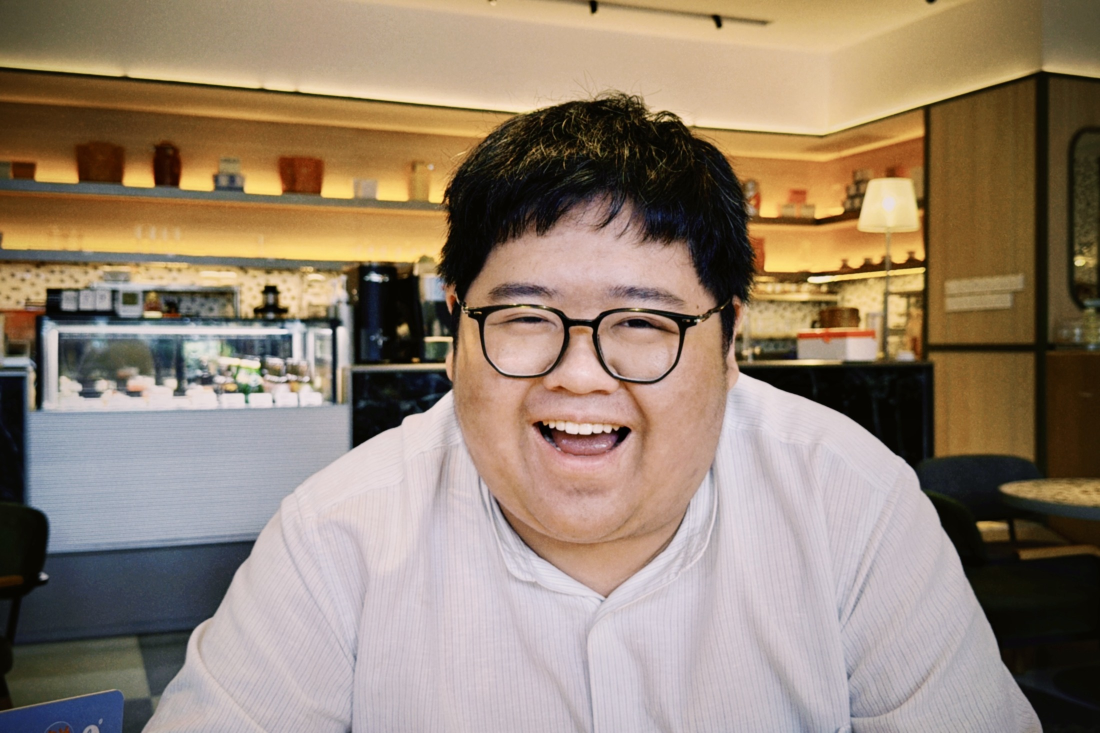
#> input picture assets/portrait.jpg, 2200 x 1466 px (shown at 1/2 size)
$ python make-halftone.py ../assets/portrait.jpg out.png
#> lines starting #> are read from the running program, lines starting #| are printed output that depends on the picture
#!/usr/bin/env python3
"""Turn a photograph into a one-ink halftone PNG (transparent ground).

The dots sit on a screen rotated 45 degrees by default; each dot's radius
follows the local darkness, so the photograph reads at a distance and the
dot grid shows up close. Output has an alpha channel, so it can be laid
over the site's paper colour.
"""

from __future__ import annotations

import argparse
import math
from pathlib import Path

from PIL import Image, ImageDraw, ImageFilter, ImageOps


def hex_rgb(value: str) -> tuple[int, int, int]:
    value = value.lstrip("#")
    return tuple(int(value[i : i + 2], 16) for i in (0, 2, 4))


def parse_crop(value: str | None, width: int, height: int) -> tuple[int, int, int, int]:
    if not value:
        return (0, 0, width, height)
    left, top, right, bottom = (float(part) for part in value.split(","))
    return (
        round(left * width),
        round(top * height),
        round(right * width),
        round(bottom * height),
    )


def make_halftone(
    src: Path,
    out: Path,
    width: int = 1200,
    pitch: float = 12.0,
    angle: float = 45.0,
    ink: str = "#8fa99a",
    crop: str | None = None,
    contrast: float = 1.0,
    gamma: float = 0.85,
    white: float = 0.085,
    fade_left: float = 0.0,
    fade_v: float = 0.0,
    dot: float = 0.74,
    supersample: int = 3,
) -> None:
#> called with width = 1200, pitch = 12, angle = 45, ink = '#8fa99a', contrast = 1, gamma = 0.85, white = 0.085, fade_left = 0
    photo = ImageOps.exif_transpose(Image.open(src)).convert("L")
    photo = photo.crop(parse_crop(crop, *photo.size))

    height = max(1, round(width * photo.height / photo.width))
#> height = 800
    photo = photo.resize((width, height), Image.LANCZOS)
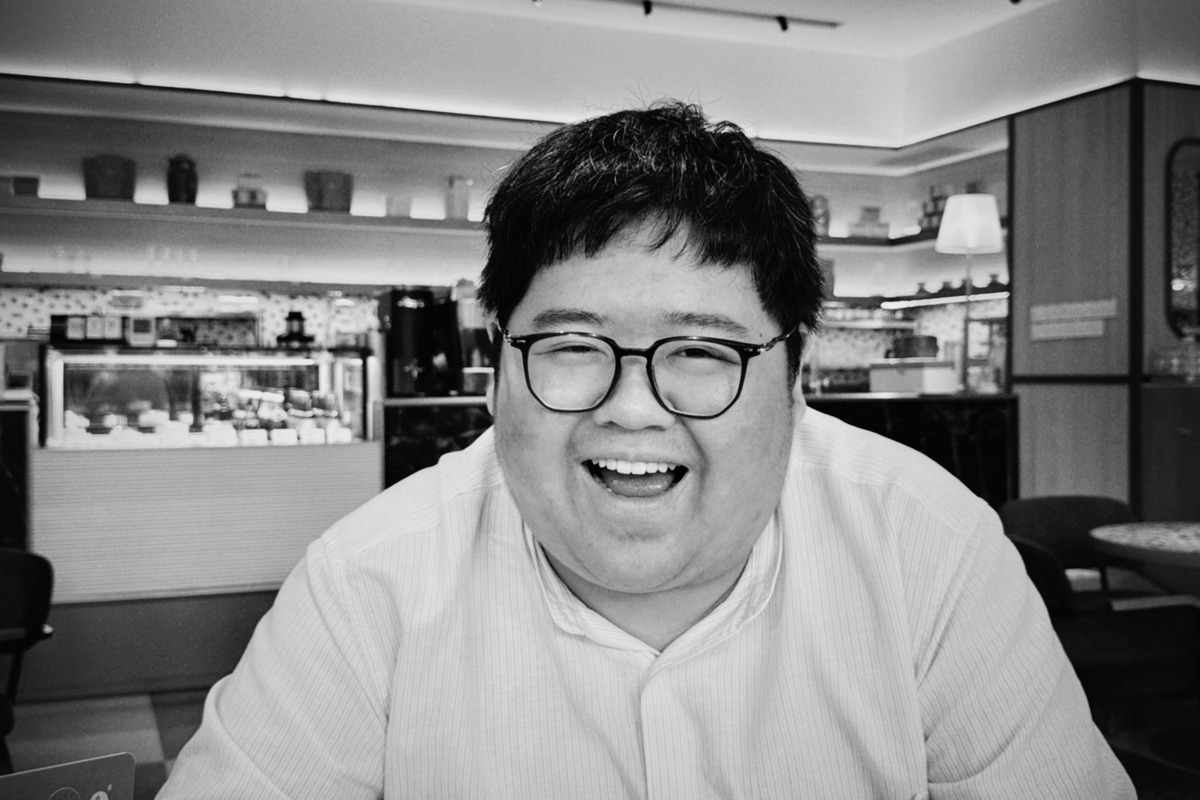
#> photo: PIL image 1200x800 L; min 0, max 237, mean 133.9
    photo = ImageOps.autocontrast(photo, cutoff=1)
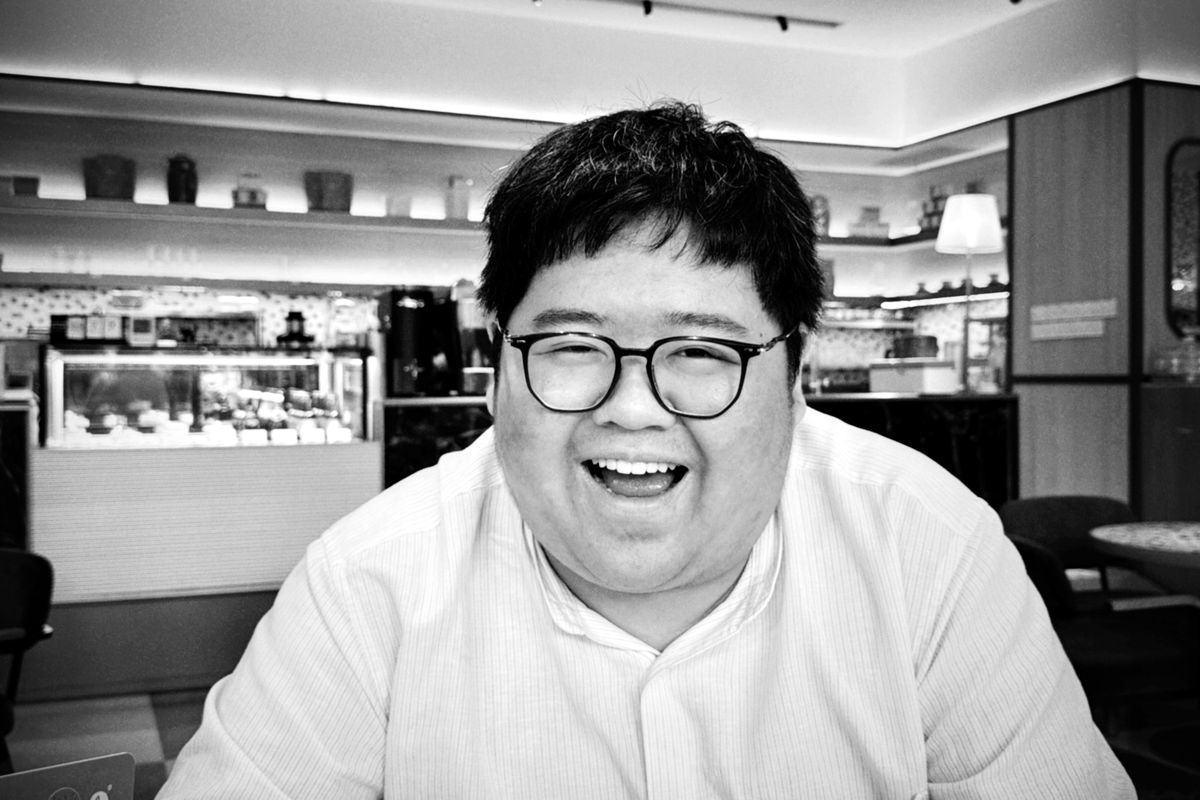
#> photo: PIL image 1200x800 L; min 0, max 255, mean 150.4
    if contrast != 1.0:
        mid = 128
        photo = photo.point(
            lambda v: max(0, min(255, round((v - mid) * contrast + mid)))
        )
    if gamma != 1.0:
        photo = photo.point(lambda v: round(255 * (v / 255) ** gamma))

    # Sample a blurred copy so each dot takes the tone of its whole cell.
    tone = photo.filter(ImageFilter.GaussianBlur(radius=max(1.0, pitch * 0.45)))
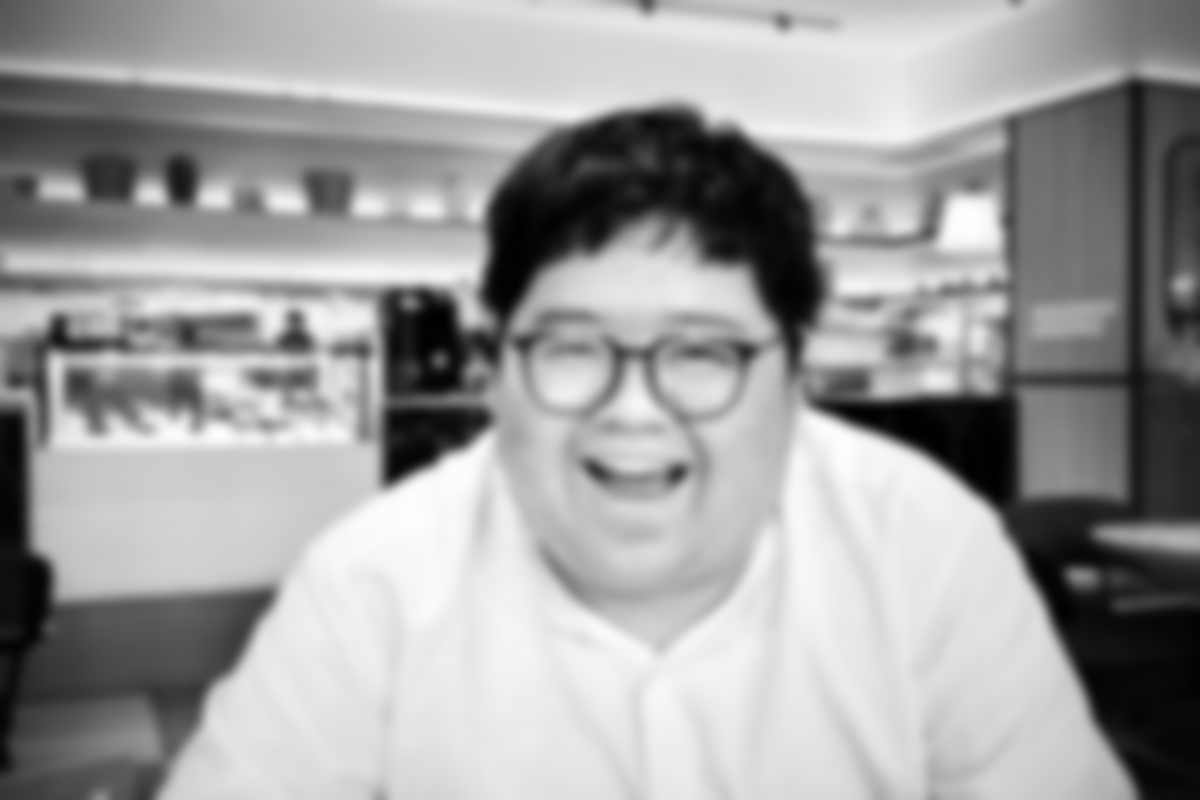
#> tone: PIL image 1200x800 L; min 0, max 255, mean 158.6

    scale = supersample
    canvas = Image.new("RGBA", (width * scale, height * scale), (0, 0, 0, 0))
#> canvas: PIL image 3600x2400 RGBA; every value is 0
    draw = ImageDraw.Draw(canvas)

    theta = math.radians(angle)
    cos_t, sin_t = math.cos(theta), math.sin(theta)
    cell = pitch * scale
    radius_max = cell * dot
    cx, cy = canvas.width / 2, canvas.height / 2
#> cx = 1800; cy = 1200
    steps = int(math.hypot(canvas.width, canvas.height) / cell) + 2
#> steps = 122
    ink_rgba = (*hex_rgb(ink), 255)

    for row in range(-steps, steps + 1):
        for col in range(-steps, steps + 1):
            x = cx + (col * cos_t - row * sin_t) * cell
            y = cy + (col * sin_t + row * cos_t) * cell
            if not (0 <= x < canvas.width and 0 <= y < canvas.height):
                continue

            gx = min(width - 1, max(0, int(x / scale)))
            gy = min(height - 1, max(0, int(y / scale)))
            darkness = 1.0 - tone.getpixel((gx, gy)) / 255.0
            if darkness < white:
                continue

            radius = radius_max * math.sqrt(darkness)
            draw.ellipse(
                (x - radius, y - radius, x + radius, y + radius),
                fill=ink_rgba,
            )

    canvas = canvas.resize((width, height), Image.LANCZOS)
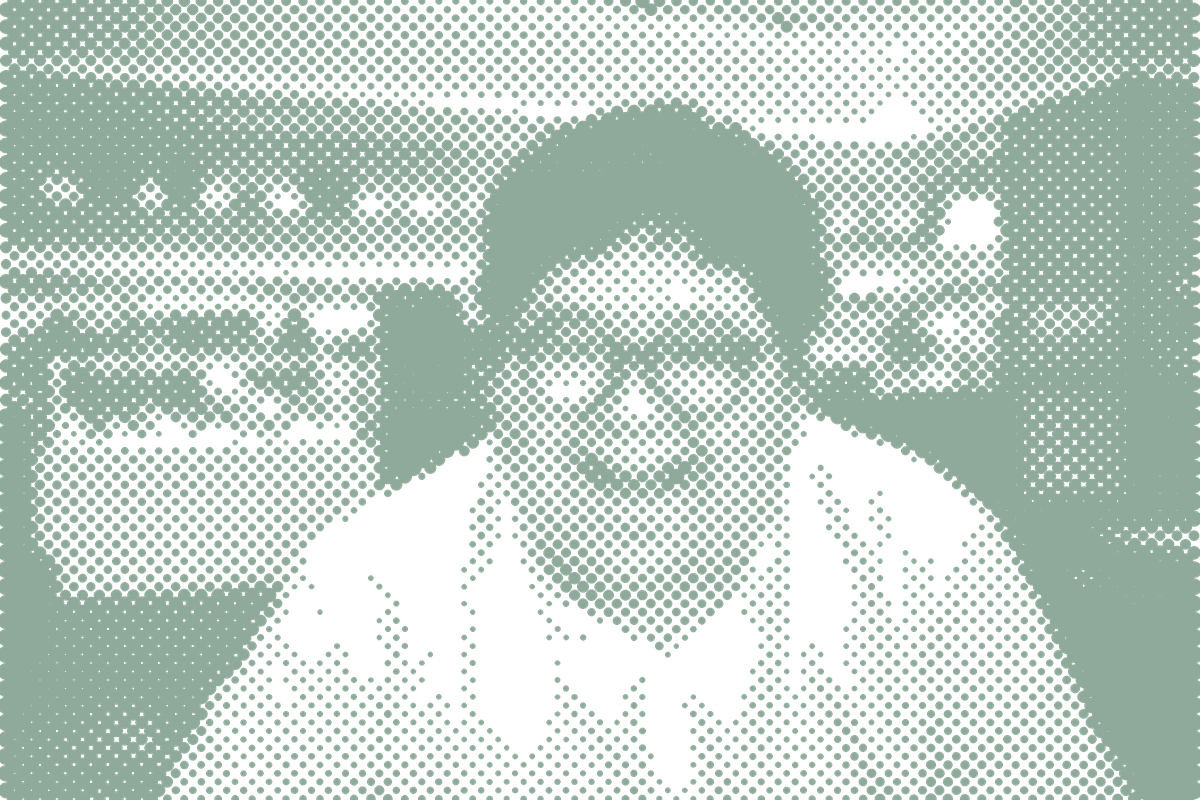
#> canvas: PIL image 1200x800 RGBA; mean R, G, B, A 106.6, 124.4, 114.6, 142.8; transparent parts drawn white

    if fade_left > 0 or fade_v > 0:
        import numpy as np

        pixels = np.asarray(canvas).astype(np.float32)
        rows, cols = pixels.shape[:2]
        xs = np.linspace(0.0, 1.0, cols, dtype=np.float32)[None, :]
        ys = np.linspace(0.0, 1.0, rows, dtype=np.float32)[:, None]

        def smooth(t):
            t = np.clip(t, 0.0, 1.0)
            return t * t * (3.0 - 2.0 * t)

        fade = np.ones((rows, cols), dtype=np.float32)
        if fade_left > 0:
            fade *= smooth(xs / fade_left)
        if fade_v > 0:
            fade *= smooth(np.minimum(ys, 1.0 - ys) / fade_v)
        pixels[:, :, 3] *= fade
        canvas = Image.fromarray(pixels.clip(0, 255).astype(np.uint8), "RGBA")

    out.parent.mkdir(parents=True, exist_ok=True)
    if out.suffix.lower() == ".webp":
        canvas.save(out, "WEBP", quality=86, method=6)
    else:
        canvas.save(out, optimize=True)
    print(f"{out}  {canvas.width}x{canvas.height}  pitch={pitch}  ink={ink}")
#| out.png  1200x800  pitch=12.0  ink=#8fa99a


def main() -> None:
    parser = argparse.ArgumentParser(description=__doc__)
    parser.add_argument("src", type=Path)
    parser.add_argument("out", type=Path)
    parser.add_argument("--width", type=int, default=1200)
    parser.add_argument("--pitch", type=float, default=12.0)
    parser.add_argument("--angle", type=float, default=45.0)
    parser.add_argument("--ink", default="#8fa99a")
    parser.add_argument(
        "--crop",
        help="left,top,right,bottom as 0-1 fractions of the source",
    )
    parser.add_argument("--contrast", type=float, default=1.0)
    parser.add_argument("--gamma", type=float, default=0.85)
    parser.add_argument("--white", type=float, default=0.085)
    parser.add_argument("--fade-left", type=float, default=0.0)
    parser.add_argument("--fade-v", type=float, default=0.0)
    parser.add_argument("--dot", type=float, default=0.74)
    parser.add_argument("--supersample", type=int, default=3)
    args = parser.parse_args()

    make_halftone(
        args.src,
        args.out,
        width=args.width,
        pitch=args.pitch,
        angle=args.angle,
        ink=args.ink,
        crop=args.crop,
        contrast=args.contrast,
        gamma=args.gamma,
        white=args.white,
        fade_left=args.fade_left,
        fade_v=args.fade_v,
        dot=args.dot,
        supersample=args.supersample,
    )


if __name__ == "__main__":
    main()
